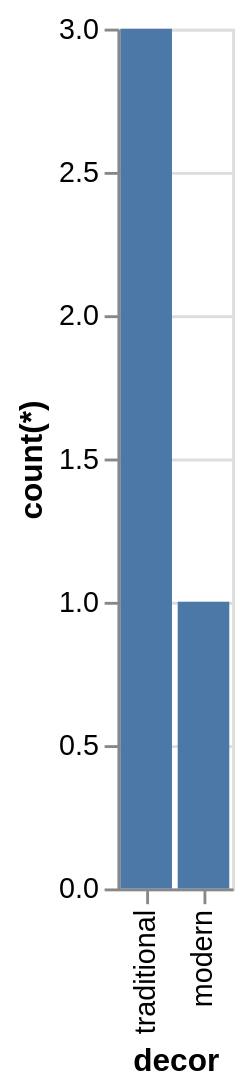

Here is the Vega-Lite specification saved for this chart:
### Vega-Lite specification from a JSON file in a GitHub repository (floating-point values rounded to 4 significant figures)
{"data": {"values": [{"x_data": "traditional", "y_data": 3}, {"x_data": "modern", "y_data": 1}]}, "mark": "bar", "encoding": {"x": {"field": "x_data", "type": "nominal", "title": "decor", "sort": {"op": "sum", "field": "y_data", "order": "descending"}}, "y": {"field": "y_data", "type": "quantitative", "title": "count(*)"}}}
